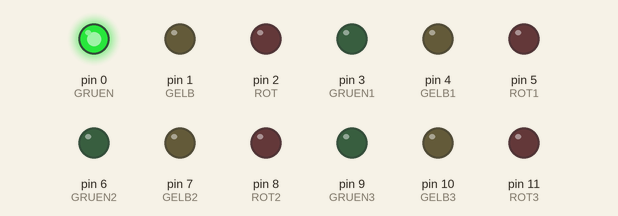
This sketch was run on a simulated Arduino Uno, built with avr-gcc and run on an emulated ATmega328P. Shown: output pins drawn as LEDs (lit = HIGH).

Above: at 0.1 s.
At 1.6 s:
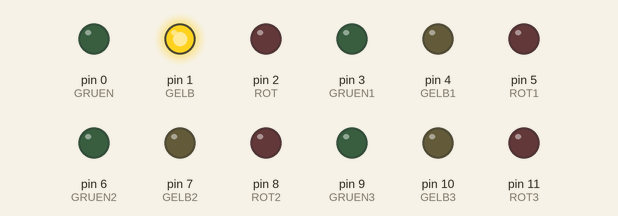
At 7.1 s:
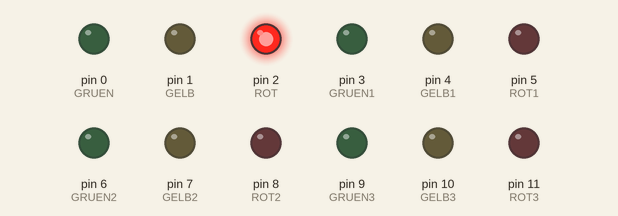
At 12.6 s:
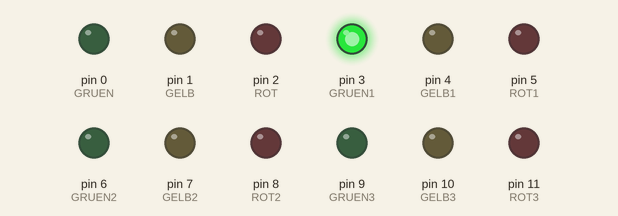
At 19.1 s:
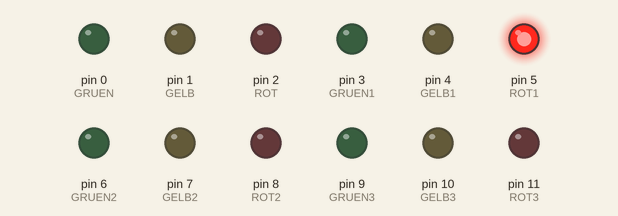
At 36.6 s:
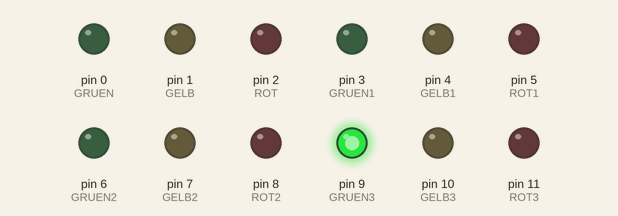
Timing chart, 0 to 38.1 s (numbered marks = the images above):
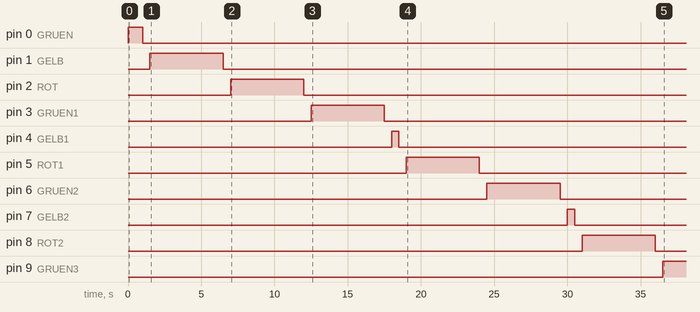

Measured:
- by itself, pin 0 (GRUEN): LOW → HIGH at 0.00 s, → LOW 1.0 s later
- by itself, pin 1 (GELB): LOW → HIGH at 1.5 s, → LOW 5.0 s later
- by itself, pin 2 (ROT): LOW → HIGH at 7.0 s, → LOW 5.0 s later
- by itself, pin 3 (GRUEN1): LOW → HIGH at 12.5 s, → LOW 5.0 s later
- by itself, pin 4 (GELB1): LOW → HIGH at 18.0 s, → LOW 0.50 s later
- by itself, pin 5 (ROT1): LOW → HIGH at 19.0 s, → LOW 5.0 s later
- by itself, pin 6 (GRUEN2): LOW → HIGH at 24.5 s, → LOW 5.0 s later
- by itself, pin 7 (GELB2): LOW → HIGH at 30.0 s, → LOW 0.50 s later

The sketch:

ampel.ino
```cpp
#define ABSTAND 500
const int taster=12;
boolean buttonPressed=false;
//Ampel 1
#define ROT 2
#define GELB 1
#define GRUEN 0

//Ampel 2
#define ROT1 5
#define GELB1 4
#define GRUEN1 3

//Ampel 3
#define ROT2 8
#define GELB2 7
#define GRUEN2 6

//Ampel 4
#define ROT3 11
#define GELB3 10
#define GRUEN3 9


void setup() {
  //Ampel 1
  pinMode(ROT,OUTPUT);
  pinMode(GELB,OUTPUT);
  pinMode(GRUEN,OUTPUT);

  //Ampel 2
  pinMode(ROT1,OUTPUT);
  pinMode(GELB1,OUTPUT);
  pinMode(GRUEN1,OUTPUT);

  //Ampel 3
  pinMode(ROT2,OUTPUT);
  pinMode(GELB2,OUTPUT);
  pinMode(GRUEN2,OUTPUT);

  //Ampel 4
  pinMode(ROT3,OUTPUT);
  pinMode(GELB3,OUTPUT);
  pinMode(GRUEN3,OUTPUT);

pinMode(taster, INPUT);
}

void loop() {

//buttonPressed=digitalRead(taster);
if(buttonPressed==HIGH){
  digitalWrite(ROT,HIGH);
  delay(ABSTAND*10);
  digitalWrite(ROT,LOW);
  delay(ABSTAND);

  digitalWrite(ROT1,HIGH);
  delay(ABSTAND*10);
  digitalWrite(ROT1,LOW);
  delay(ABSTAND);

  digitalWrite(ROT2,HIGH);
  delay(ABSTAND*10);
  digitalWrite(ROT2,LOW);
  delay(ABSTAND);

  digitalWrite(ROT3,HIGH);
  delay(ABSTAND*10);
  digitalWrite(ROT3,LOW);
  delay(ABSTAND);
  }
 else if(buttonPressed==LOW){

  //Ampel 1
  digitalWrite(GRUEN,HIGH);
  delay(ABSTAND*2);
  digitalWrite(GRUEN,LOW);
  delay(ABSTAND);

  digitalWrite(GELB,HIGH);
  delay(ABSTAND*10);
  digitalWrite(GELB,LOW);
  delay(ABSTAND);

  digitalWrite(ROT,HIGH);
  delay(ABSTAND*10);
  digitalWrite(ROT,LOW);
  delay(ABSTAND);


  //Ampel 2
  digitalWrite(GRUEN1,HIGH);
  delay(ABSTAND*10);
  digitalWrite(GRUEN1,LOW);
  delay(ABSTAND);

  digitalWrite(GELB1,HIGH);
  delay(ABSTAND);
  digitalWrite(GELB1,LOW);
  delay(ABSTAND);

  digitalWrite(ROT1,HIGH);
  delay(ABSTAND*10);
  digitalWrite(ROT1,LOW);
  delay(ABSTAND);


  //Ampel 3
  digitalWrite(GRUEN2,HIGH);
  delay(ABSTAND*10);
  digitalWrite(GRUEN2,LOW);
  delay(ABSTAND);

  digitalWrite(GELB2,HIGH);
  delay(ABSTAND);
  digitalWrite(GELB2,LOW);
  delay(ABSTAND);

  digitalWrite(ROT2,HIGH);
  delay(ABSTAND*10);
  digitalWrite(ROT2,LOW);
  delay(ABSTAND);


  //Ampel 4
  digitalWrite(GRUEN3,HIGH);
  delay(ABSTAND*10);
  digitalWrite(GRUEN3,LOW);
  delay(ABSTAND);

  digitalWrite(GELB3,HIGH);
  delay(ABSTAND);
  digitalWrite(GELB3,LOW);
  delay(ABSTAND);

  digitalWrite(ROT3,HIGH);
  delay(ABSTAND*10);
  digitalWrite(ROT3,LOW);
  delay(ABSTAND);
}
}
```
